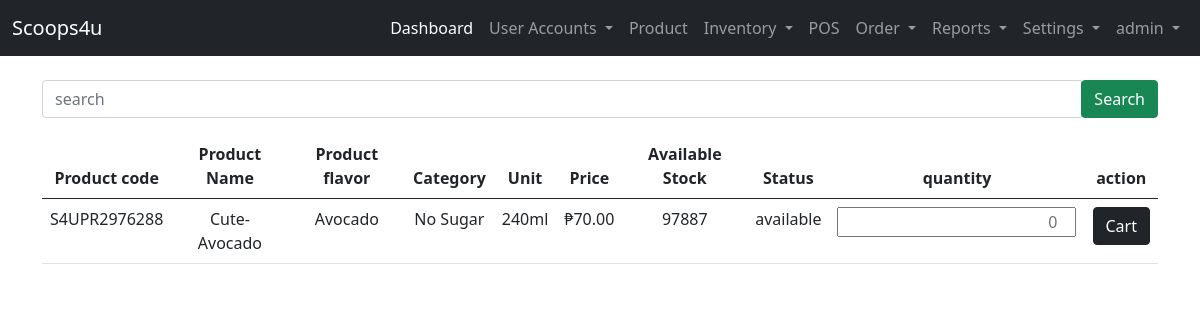
Screenshot of /user-site/pos/all-products/ (signed in) with the database file from the repository.
### landing_page/models.py (models this page shows)
class User(AbstractUser):
    ROLE = ((" "," "),("admin","admin"),("staff","staff"),("reseller","reseller"),("delivery_staff","delivery_staff"))
    STAT = ((" "," "),("active","active"),("inactive","inactive"))
    role = models.CharField(max_length=50, null=True, default=None, choices=ROLE)
    status = models.CharField(max_length=50, null=True, default=None , choices=STAT)

### admin_site/models.py (models this page shows, shortened)
class Product(models.Model):
    STATUS = (("available","available"),("not available","not available"),("low stock","low stock"))
    product_code =  models.CharField(unique=True, max_length=200, verbose_name='Product Code')
    product_name=  models.CharField(max_length=200, null=True, verbose_name='Product Name')
    product_flavor =  models.CharField(max_length=200,null=True, verbose_name='Product Flavor')
    product_category =  models.CharField(max_length=200, verbose_name='Category')
    product_unit =  models.CharField(max_length=200, verbose_name='Unit')
    product_ResellerPrice =   models.BigIntegerField(null=True, verbose_name='Reseller Price')
    product_price =   models.BigIntegerField(null=True, verbose_name='Pos Price')
    product_stock =  models.BigIntegerField(null=True, verbose_name='Available Stock')
    product_status =  models.CharField(max_length=200, choices=STATUS, verbose_name='Status')

### admin_site/views.py (the view)
# urls.py: path('pos/all-products/', views.all_products ,name='all_products'),
@login_required(login_url='landing_page:login')
def all_products(request):
    list_products = Product.objects.all()
    context = {'list_products':list_products}
    return render(request, 'admin_site/pos/all-products.html', context)

### templates/admin_site/pos/all-products.html (shortened to what this page needs)
{% extends 'admin_site/base.html' %}
{% block content %}
<form action="{% url 'admin_site:search_allpos' %}" method="get" class="my-3 ">
    <div class="input-group">
        <input type="text" class="form-control" name="search" placeholder="search" required>
        <div class="input-group-append">
            <button class="btn btn-success">Search</button>
        </div>
    </div>
</form>
{% if list_products %}
<table class="table table-hover text-center">
    <thead>
        <tr>
            <th>Product code</th>
            <th>Product Name</th>
            <th>Product flavor</th>
            <th>Category</th>
            <th>Unit</th>
            {% if user.role == "admin" %}
            <th>Price</th>
            {% elif user.role == "staff" %}
            <th>Price</th>
            {% endif %}
            <th>Available Stock</th>
            <th>Status</th>
            <th>quantity</th>
            <th>action</th>
        </tr>
    </thead>
    <tbody>
        {% for list in list_products %}
        {% if list.product_stock > 0 %}
        <tr>
            <td>{{ list.product_code }}</td>
            <td>{{ list.product_name }}</td>
            <td>{{ list.product_flavor }}</td>
            <td>{{ list.product_category }}</td>
            <td>{{ list.product_unit }}</td>
            {% if user.role == "admin" %}
            <td>&#8369;{{ list.product_price|floatformat:2 }}</td>
            {% elif user.role == "staff" %}
            <td>&#8369;{{ list.product_price|floatformat:2 }}</td>
            {% endif %}
            <td>{{ list.product_stock }}</td>
            <td>{{ list.product_status }}</td>
        <form action="{% url 'admin_site:cart_products' list.id %}" method="POST">
        <td><input type="number" name="quantity" style="text-align:right;" placeholder="0" required></td>
        <td><button class="btn btn-dark" type="submit" name="cart">Cart</button></td>
        </form>
        </tr>
        {% endif %}
        {% endfor %}
    </tbody>
</table>
{% endif %}
{% endblock content %}

### templates/admin_site/base.html (shortened to what this page needs)
{% load static %}
<!DOCTYPE html>
<html lang="en">
<head>
    <link href="https://cdn.jsdelivr.net/npm/bootstrap@5.0.2/dist/css/bootstrap.min.css" rel="stylesheet">
    <link rel="stylesheet" href="{% static 'css/sample.css' %}">
  </head>
<body>
  {% if user.role == "admin"%}
    <nav class="navbar navbar-expand-lg navbar-dark bg-dark">
        <div class="container-fluid">
          <a class="navbar-brand" href="#">Scoops4u</a>
          <div class="collapse navbar-collapse" id="navbarNavDropdown">
            <ul class="navbar-nav ms-auto mb-2 mb-lg-0">
              <li class="nav-item">
                <a class="nav-link active" aria-current="page" href="{% url 'admin_site:dashboard'%}">Dashboard</a>
              </li>
              <li class="nav-item dropdown">
                <a class="nav-link dropdown-toggle" href="#" id="navbarDropdownMenuLink" role="button" data-bs-toggle="dropdown" aria-expanded="false">
                  User Accounts
                </a>
              </li>
              <li class="nav-item">
                <a class="nav-link" href="{%url 'admin_site:list_product' %}">Product</a>
              </li>
              <li class="nav-item dropdown">
                <a class="nav-link dropdown-toggle" href="#" id="navbarDropdownMenuLink" role="button" data-bs-toggle="dropdown" aria-expanded="false">
                  Inventory
                </a>
              </li>
              <li class="nav-item">
                <a class="nav-link" href="{%url 'admin_site:pos' %}">POS</a>
              </li>
              <li class="nav-item dropdown">
                <a class="nav-link dropdown-toggle" href="#" id="navbarDropdownMenuLink" role="button" data-bs-toggle="dropdown" aria-expanded="false">
                  Order
                </a>
              </li>
              <li class="nav-item dropdown">
                <a class="nav-link dropdown-toggle" href="#" id="navbarDropdownMenuLink" role="button" data-bs-toggle="dropdown" aria-expanded="false">
                  Reports
                </a>
              </li>
              <li class="nav-item dropdown">
                <a class="nav-link dropdown-toggle" href="#" id="navbarDropdownMenuLink" role="button" data-bs-toggle="dropdown" aria-expanded="false">
                  Settings
                </a>
              </li>
              <li class="nav-item dropdown">
                <a class="nav-link dropdown-toggle" href="#" id="navbarDropdownMenuLink" role="button" data-bs-toggle="dropdown" aria-expanded="false">
                  {{ user }}
                </a>
              </li>
            </ul>
          </div>
        </div>
      </nav>
  {% endif %}
      <div class="container">
        <div class="row mt-2">
            <div class="col-lg-12">
                {% block content %}
                {% endblock content %}
            </div>
        </div>
      </div>
</body>
</html>

### rows the page displays
User: username "admin"
Product: product_code "S4UPR2976288", product_name "Cute-Avocado", product_flavor "Avocado", product_category "No Sugar", product_unit "240ml", product_price "70.00", product_stock "97887", product_status "available"
